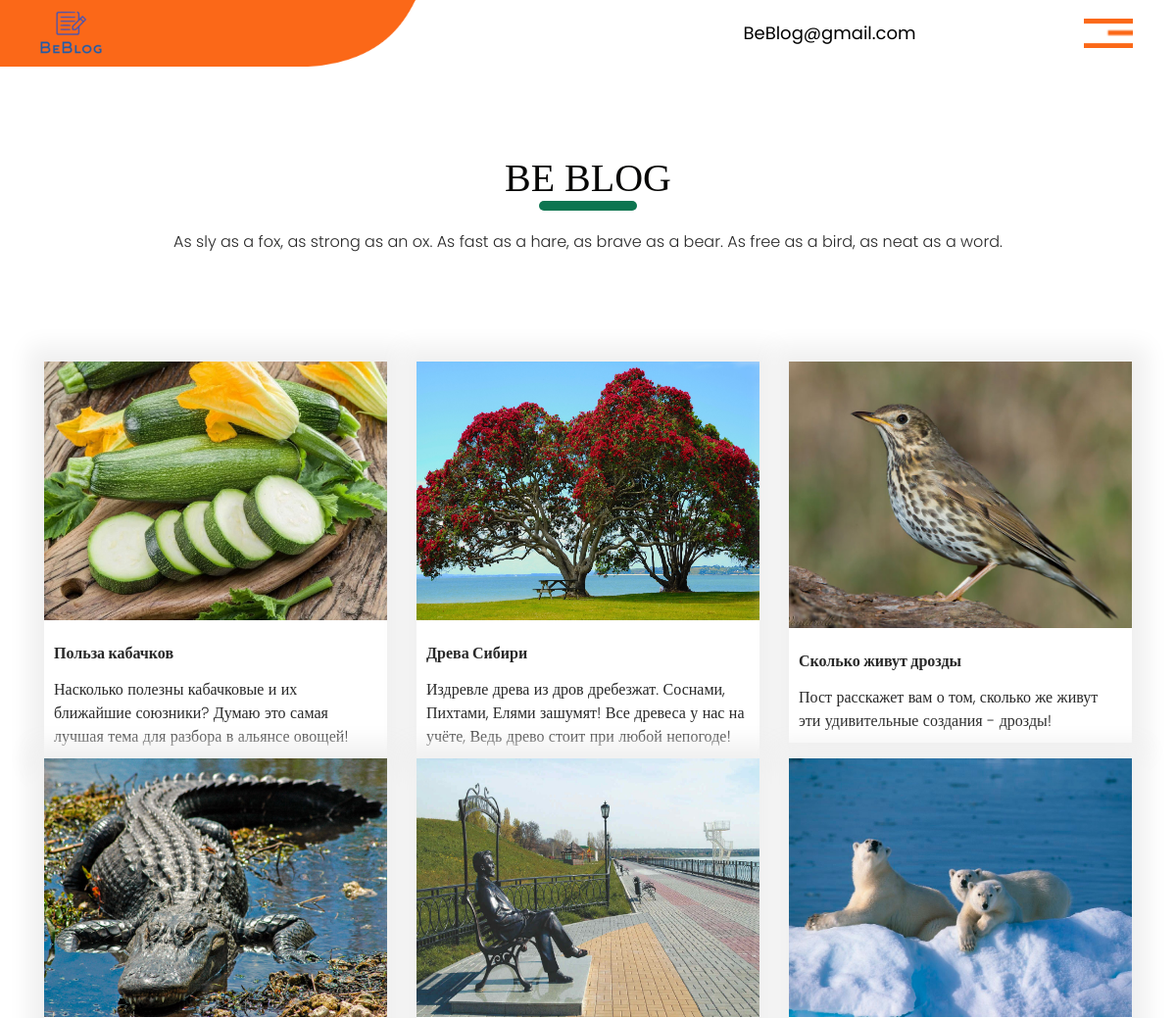
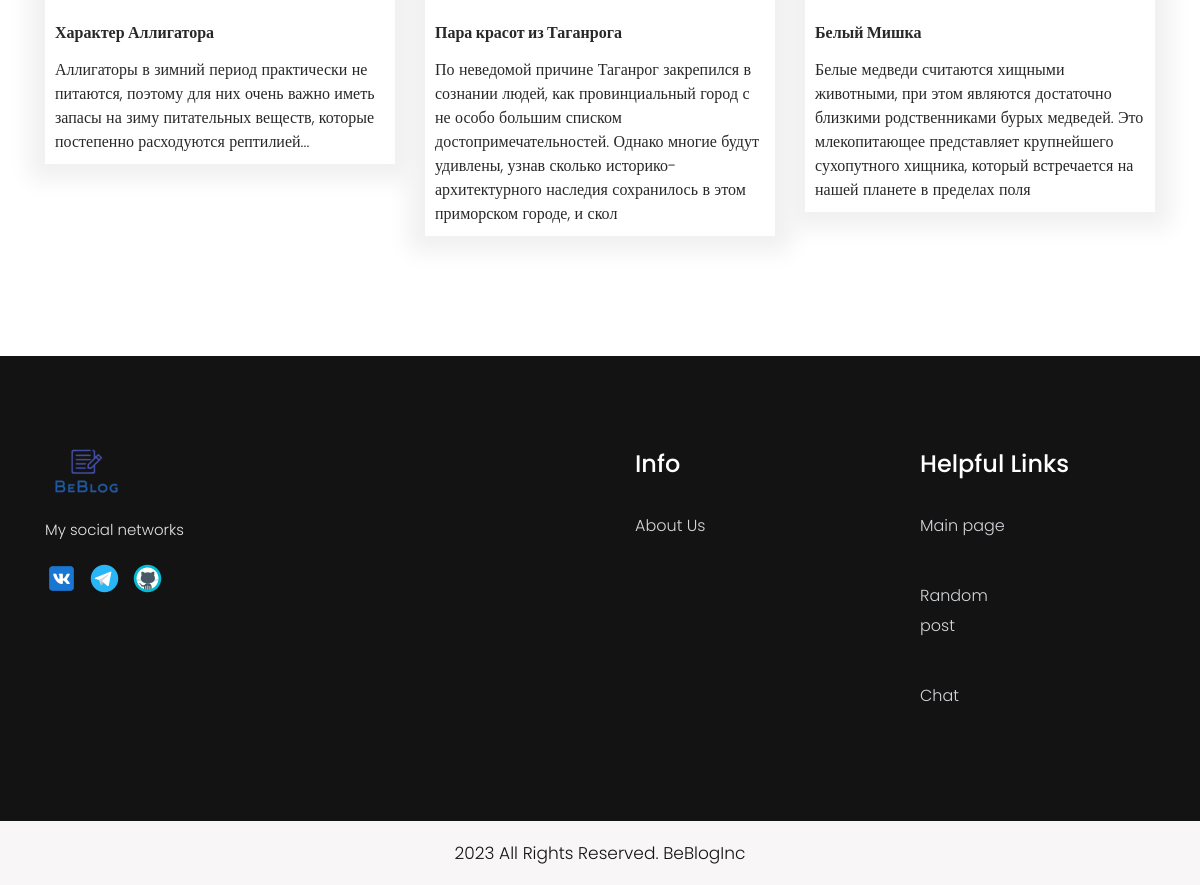
Page /BeBlog/ on the committed database (2 pictures, top to bottom).
### blog/models.py (models this page shows, shortened)
class Post(models.Model):
    title = models.CharField(max_length=512, verbose_name="пост")
    description = models.TextField(max_length=256, verbose_name="описание")
    content = models.TextField(verbose_name="контент")
    author = models.ForeignKey(User, related_name="posts", on_delete=models.CASCADE)
    date = models.DateTimeField(auto_now_add=True)
    image = models.ImageField(verbose_name="изображение", upload_to="blog/", blank=True)
    class Meta:
        verbose_name_plural = "посты"
        verbose_name = "пост"

### blog/views.py (the view)
# urls.py: path("", PostView.as_view(), name="post-list"),
class PostView(ListView):
    model = Post

### templates/blog/post_list.html
{% extends 'general/base.html' %}
{% load static %}
{% block content %}
    <div class="Blog_section layout_padding">
        <div class="container">
            <h1 class="services_taital">Be Blog</h1>
            <p class="school_text">
                As sly as a fox, as strong as an ox.
                As fast as a hare, as brave as a bear.
                As free as a bird, as neat as a word.
            </p>
            <div class="school_section layout_padding">
                <div class="row">
                    {% for post in object_list %}
                        <div class="col-lg-4 col-sm-12 col-md-4">
                            <div class="blog_main">
                                <div class="image_12"><img src="{{ post.image.url }}" class="image_12" alt="img12">
                                </div>
                                <a class="distracted_text" href="{% url "post-detail" post.pk %}">{{ post.title }}</a>
                                <p class="ipsum_text">{{ post.description }}</p>
                            </div>
                        </div>
                    {% endfor %}
                </div>
            </div>
        </div>
    </div>
{% endblock %}

### templates/general/base.html (shortened to what this page needs)
{% load static %}
{% load i18n %}
<!DOCTYPE html>
<html lang="ru">
<head>
    <link rel="stylesheet" type="text/css" href="{% static 'css/bootstrap.min.css' %}">
    <link rel="stylesheet" type="text/css" href="{% static 'css/style.css' %}">
    <link rel="stylesheet" href="{% static 'css/responsive.css' %}">
    <link rel="stylesheet" href="{% static 'css/jquery.mCustomScrollbar.min.css' %}">
    <link rel="stylesheet" href="{% static 'css/owl.carousel.min.css' %}">
</head>
<body class="Site">
{% block body %}
        {% block header %}
            {% include 'general/header.html' %}
        {% endblock %}
        {% block content %}{% endblock %}
        {% block footer %}
            {% include 'general/footer.html' %}
        {% endblock %}
{% endblock %}
</body>
</html>

### templates/general/header.html (shortened to what this page needs)
{% load static %}
{% load i18n %}
<div class="header_section">
    <div class="container-fluid">
        <nav class="navbar navbar-dark bg-dark">
            <a class="logo" href="{% url "post-list" %}"><img src="{% static 'images/logo.png' %}" alt="logo"></a>
            <div class="search_section">
                <ul>
                    <li><a href="#">BeBlog@gmail.com</a></li>
                </ul>
            </div>
            <button class="navbar-toggler" type="button" data-toggle="collapse" data-target="#navbarsExample01"
                    aria-controls="navbarsExample01" aria-expanded="false" aria-label="Toggle navigation">
                <span class="navbar-toggler-icon"></span>
            </button>
        </nav>
    </div>
</div>

### templates/general/footer.html
{% load static %}
{% load i18n %}
<div class="footer_section layout_padding">
    <div class="container">
        <div class="row">
            <div class="col-lg-6 col-sm-12">
                <div class="footer_text">
                    <div class="footer_logo"><img src="{% static 'images/logo.png' %}" alt="logo"></div>
                    <p class="jonson_text">My social networks</p>
                    <div class="social_icon">
                        <ul>
                            <li>
                                <a href="https://vk.com/kivara"><img src="{% static 'images/vk-icon.png' %}" alt="fb-icon"></a>
                            </li>
                            <li>
                                <a href="https://t.me/Terem4022"><img src="{% static 'images/tg-icon.png' %}" alt="twitter-icon"></a>
                            </li>
                            <li>
                                <a href="https://github.com/TimurKarkoshin"><img src="{% static 'images/git-icon.png' %}" alt="linkedin-icon"></a>
                            </li>
                        </ul>
                    </div>
                </div>
            </div>
            <div class="col-lg-3 col-sm-6">
                <h5 class="information_text">Info</h5>
                <p class="many_text_1">
                    <a class="many_text_1" href="{% url "about" %}">About Us</a>
                </p>
            </div>
            <div class="col-lg-3 col-sm-6">
                <h5 class="information_text">Helpful Links</h5>
                <p class="many_text_1">
                    <a class="many_text_1" href="{% url "post-list" %}">Main page</a>
                </p>
                <p class="many_text_1">
                    <a class="many_text_1" href="{% url "random" %}">Random post</a>
                </p>
                <p class="many_text_1">
                    <a class="many_text_1" href="http://192.168.1.77:8080/">Chat</a>
                </p>
            </div>
        </div>
    </div>
</div>
<div class="copyright_section">
    <div class="container">
        <p class="copyright_text">2023 All Rights Reserved. <a href="https://github.com/TimurKarkoshin?tab=repositories">BeBlogInc</a></p>
    </div>
</div>

### static/css/style.css (style rules this page uses)
* { box-sizing: border-box !important; transition: ease all 0.5s; }
html { scroll-behavior: smooth; }
body { color: #666666; font-size: 14px; font-family: Poppins; line-height: 1.80857; font-weight: normal; overflow-x: hidden; }
a { color: #1f1f1f; text-decoration: none !important; outline: none !important; -webkit-transition: all .3s ease-in-out; -moz-transition: all .3s ease-in-out; -ms-transition: all .3s ease-in-out; -o-transition: all .3s ease-in-out; transition: all .3s ease-in-out; }
h1, h2, h3, h4, h5, h6 { letter-spacing: 0; font-weight: normal; position: relative; padding: 0 0 10px 0; font-weight: normal; line-height: normal; color: #111111; margin: 0 }
h1 { font-size: 24px }
h5 { font-size: 14px }
*, *::after, *::before { -webkit-box-sizing: border-box; -moz-box-sizing: border-box; box-sizing: border-box; }
ul, li, ol { margin: 0px; padding: 0px; list-style: none; }
p { margin: 20px; font-weight: 300; font-size: 15px; line-height: 24px; }
a { color: #222222; text-decoration: none; outline: none !important; }
a, .btn { text-decoration: none !important; outline: none !important; -webkit-transition: all .3s ease-in-out; -moz-transition: all .3s ease-in-out; -ms-transition: all .3s ease-in-out; -o-transition: all .3s ease-in-out; transition: all .3s ease-in-out; }
img { max-width: 100%; height: auto; }
button { border: 0; margin: 0; padding: 0; cursor: pointer; }
.layout_padding { padding-top: 90px; padding-bottom: 0px; }
.logo { width: 50%; float: left; }
.header_section { width: 100%; float: left; background-image: url(../images/banner-bg.png); height: auto; background-size: 100%; background-repeat: no-repeat; }
.bg-dark { background-color: transparent !important; }
.navbar-dark .navbar-toggler { color: #000; border-color: transparent !important; }
.navbar-dark .navbar-toggler-icon { background-image: url(../images/toggle-icon.png); width: 50px; }
.search_section { float: left; }
.search_section ul { margin: 0px; padding: 0px; }
.search_section li { float: left; font-size: 18px; color: #000; padding: 0px 10px; }
.search_section li a { color: #000; }
.services_taital { width: 100%; float: left; font-size: 40px; color: #070706; text-align: center; font-family: Verdana; text-transform: uppercase; }
.services_taital:after { content: ''; position: absolute; width: 100px; border-bottom: 10px solid #0d7550; justify-content: center; margin: 0 auto; left: 0px; right: 0px; display: block; border-radius: 20px; }
.school_section { width: 100%; float: left; }
.school_text { width: 100%; float: left; font-size: 16px; color: #282828; margin-left: 0px; text-align: center; }
.Blog_section { width: 100%; float: left; padding-bottom: 90px; }
.blog_main { width: 100%; float: left; background-color: #ffffff; box-shadow: 0px 0px 22px 16px #f0f0f0; }
.distracted_text { width: 100%; float: left; font-size: 16px; color: #282828; font-weight: bold; padding: 20px 10px 0px 10px; }
.ipsum_text { width: 100%; float: left; font-size: 16px; color: #282828; margin: 0px; padding: 10px; }
.image_12 { width: 100%; float: left; min-height: 264px; }
.footer_section { width: 100%; float: left; background-color: #131313; height: auto; margin-top: 30px; padding-bottom: 90px; }
.footer_text { width: 100%; float: left; }
.footer_logo { width: 100%; float: left; }
.jonson_text { width: 86%; float: left; font-size: 15px; margin-left: 0px; color: #e3e3e3; }
.social_icon { width: 100%; float: left; }
.social_icon ul { margin: 0px; padding: 0px; }
.social_icon li { float: left; padding-right: 10px; }
.information_text { width: 100%; float: left; font-size: 24px; margin-left: 0px; color: #ffffff; font-weight: 500; padding-left: 20px; }
.many_text_1 { width: 60%; float: left; font-size: 16px; color: #d4d6da; line-height: 30px; }
.copyright_section { width: 100%; float: left; background-color: #f8f6f6; height: auto; }
.copyright_text { width: 100%; float: left; color: #131313; text-align: center; font-size: 17px; margin-left: 0px; }
.copyright_text a { color: #131313; }

### rows in the picture
Post: image (picture), title "Польза кабачков", description "Насколько полезны кабачковые и их ближайшие союзники? Думаю это самая лучшая тема для разбора в альянсе овощей!"
Post: image (picture), title "Древа Сибири", description "Издревле древа из дров дребезжат. Соснами, Пихтами, Елями зашумят! Все древеса у нас на учёте, Ведь древо стоит при любой непогоде!"
Post: image (picture), title "Сколько живут дрозды", description "Пост расскажет вам о том, сколько же живут эти удивительные создания - дрозды!"
Post: image (picture), title "Характер Аллигатора", description "Аллигаторы в зимний период практически не питаются, поэтому для них очень важно иметь запасы на зиму питательных веществ, которые постепенно расходуются рептилией..."
Post: image (picture), title "Пара красот из Таганрога", description "По неведомой причине Таганрог закрепился в сознании людей, как провинциальный город с не особо большим списком достопримечательностей. Однако многие будут удивлены, узнав сколько историко-архитектурного наследия сохранилось в этом приморском городе, и скол"
Post: image (picture), title "Белый Мишка", description "Белые медведи считаются хищными животными, при этом являются достаточно близкими родственниками бурых медведей. Это млекопитающее представляет крупнейшего сухопутного хищника, который встречается на нашей планете в пределах поля"
